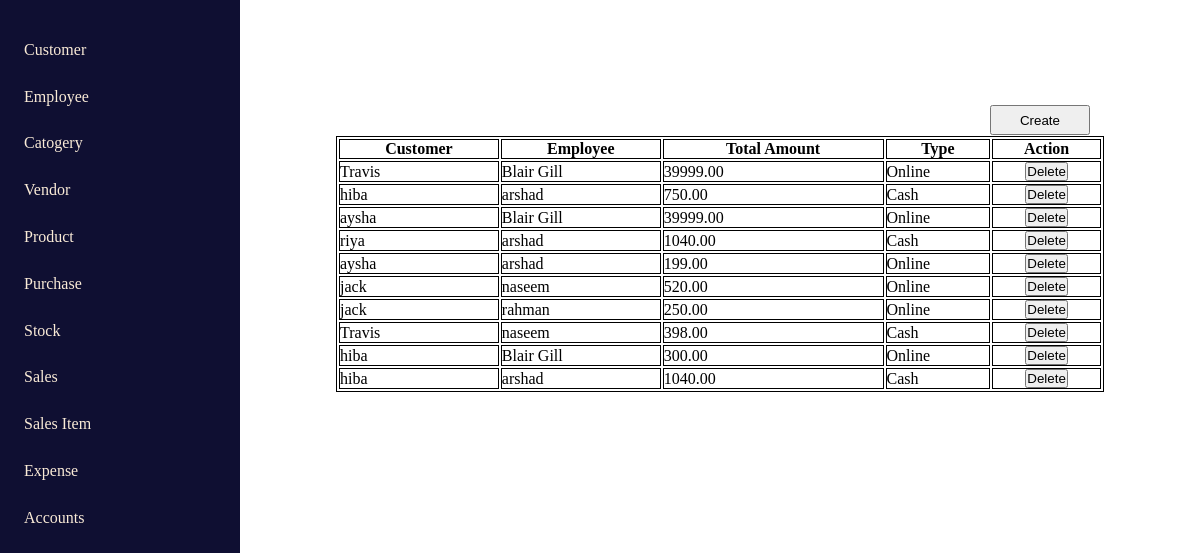
The app's page /sales, older data.
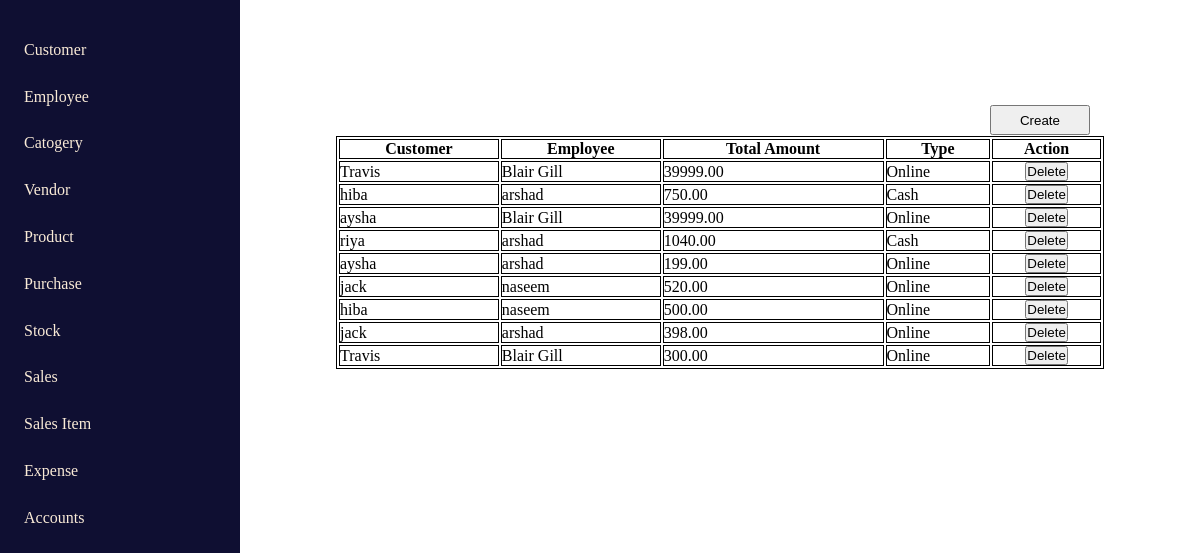
The same page, newer data.
### home/models.py (models this page shows, shortened)
class SalesForm(models.Model):
    customer = models.ForeignKey(CustomerContactForm, on_delete=models.CASCADE)
    employee = models.ForeignKey(employeeContactForm, on_delete=models.CASCADE)
    date = models.DateField(auto_now_add=True)
    total_amount = models.DecimalField(max_digits=10, decimal_places=2, default=0)
    type = models.CharField(max_length=200, default="Cash")

class CustomerContactForm(models.Model):
    name = models.CharField(max_length=200)
    phone = models.CharField(max_length=200)
    email = models.EmailField(max_length=200)
    place = models.CharField(max_length=200)

class employeeContactForm(models.Model):
    name = models.CharField(max_length=200)
    phone = models.CharField(max_length=200)
    email = models.EmailField(max_length=200)
    place = models.CharField(max_length=200)
    salary = models.CharField(max_length=200)

### home/views.py (the view)
# urls.py: path('sales', sales, name='sales'),
def sales(request):
    sales = SalesForm.objects.all()
    return render(request, 'sales.html', {'sales': sales})

### templates/sales.html (shortened to what this page needs)
{% extends "index.html" %}
{% block sales_content %}
<div class="table_container">
    <button class="create_btn"><a href="{% url 'salesForm' %}" style = "color : black;">Create</a></button>
    <table>
        <tbody>
            <th>Customer</th>
            <th>Employee</th>
            <th>Total Amount</th>
            <th>Type</th>
            <th>Action</th>
        </tbody>
        <tbody>
            {% for s in sales %}
            <tr>
                <td>{{s.customer.name}}</td>
                <td>{{s.employee.name}}</td>
                <td>{{s.total_amount}}</td>
                <td>{{s.type}}</td>
                <td class="action">
                    <button><a href="{% url 'deleteDataSales' s.id %}" style = "color : black;">Delete</a></button>
                </td>
            </tr>
            {% endfor %}
        </tbody>
    </table>
    {% endblock sales_content %}

Row changes from the older to the newer data that the page shows:
removed SalesForm: customer.name "jack", employee.name "rahman", total_amount "250.00", type "Online"
removed SalesForm: customer.name "Travis", employee.name "naseem", total_amount "398.00", type "Cash"
removed SalesForm: customer.name "hiba", employee.name "Blair Gill", total_amount "300.00", type "Online"
removed SalesForm: customer.name "hiba", employee.name "arshad", total_amount "1040.00", type "Cash"
added SalesForm: customer.name "hiba", employee.name "naseem", total_amount "500.00", type "Online"
added SalesForm: customer.name "jack", employee.name "arshad", total_amount "398.00", type "Online"
added SalesForm: customer.name "Travis", employee.name "Blair Gill", total_amount "300.00", type "Online"
